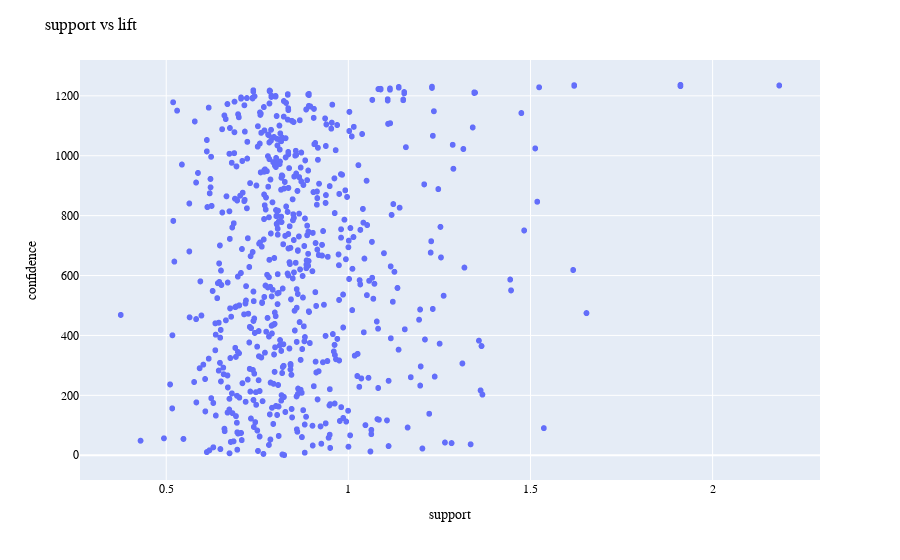

Write notebook code for a chart like this one.
### Code cell
plot_rule_px_scatter(rules, x = 'support', y = 'lift')

### Figure 1 — Plotly figure (JSON) as saved in the notebook; plotly's stock layout.template omitted (floating-point values rounded to 4 significant figures; data arrays with more than 128 entries replaced by an {"elided": "..."} marker saying what was removed)
{"data": [{"hovertemplate": "x=%{x}<br>index=%{y}<extra></extra>", "legendgroup": "", "marker": {"color": "#636efa", "symbol": "circle"}, "mode": "markers", "name": "", "showlegend": false, "type": "scattergl", "x": {"elided": "1238 float values"}, "xaxis": "x", "y": {"elided": "1238 int values"}, "yaxis": "y"}], "layout": {"font": {"color": "black", "family": "Courier New"}, "legend": {"tracegroupgap": 0}, "margin": {"t": 60}, "title": {"text": "support vs lift"}, "xaxis": {"anchor": "y", "domain": [0, 1], "title": {"text": "support"}}, "yaxis": {"anchor": "x", "domain": [0, 1], "title": {"text": "confidence"}}}}
